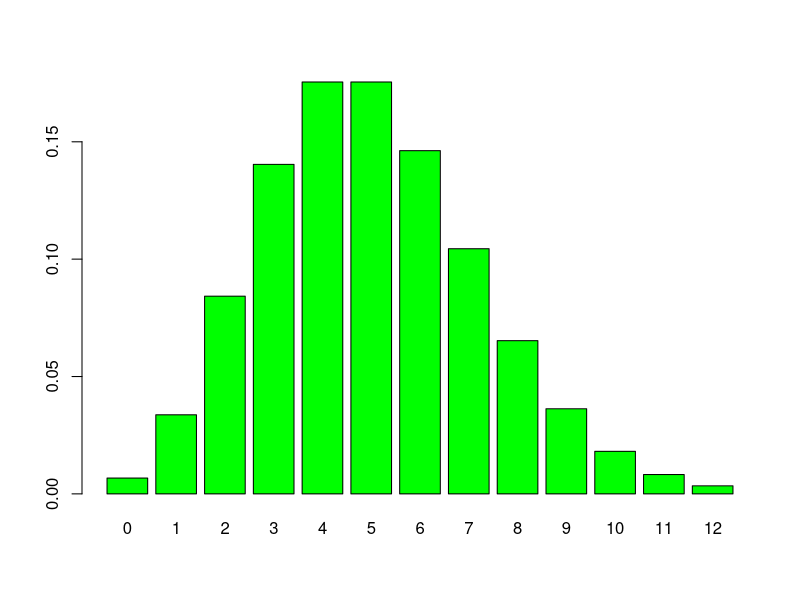

Reproduce this figure in R.
##### This is test 

dpois(x = 3, lambda = 5)

0:12

dpois( x= 0:12, lambda = 5)

barplot(dpois(0:12, 5), names.arg = 0:12, col = "green")

genotype = c("AA","AO","BB","AO","OO","AO","AA","BO","BO",
             "AO","BB","AO","BO","AB","OO","AB","BB","AO","AO")

table(genotype)

genotypeF = factor(genotype)
levels(genotypeF)

table(genotypeF)